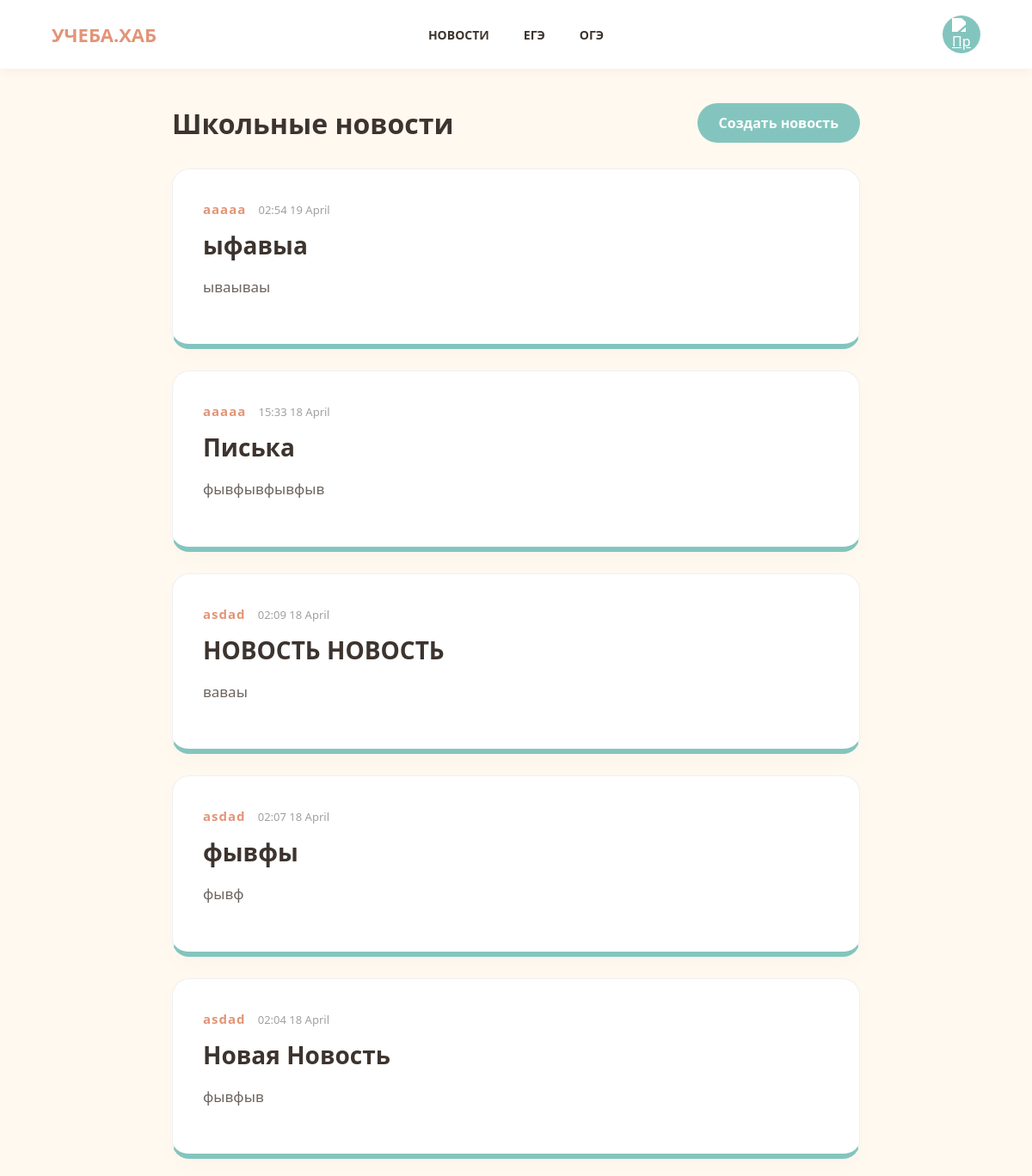
Before: /news (signed in) with the older database file.
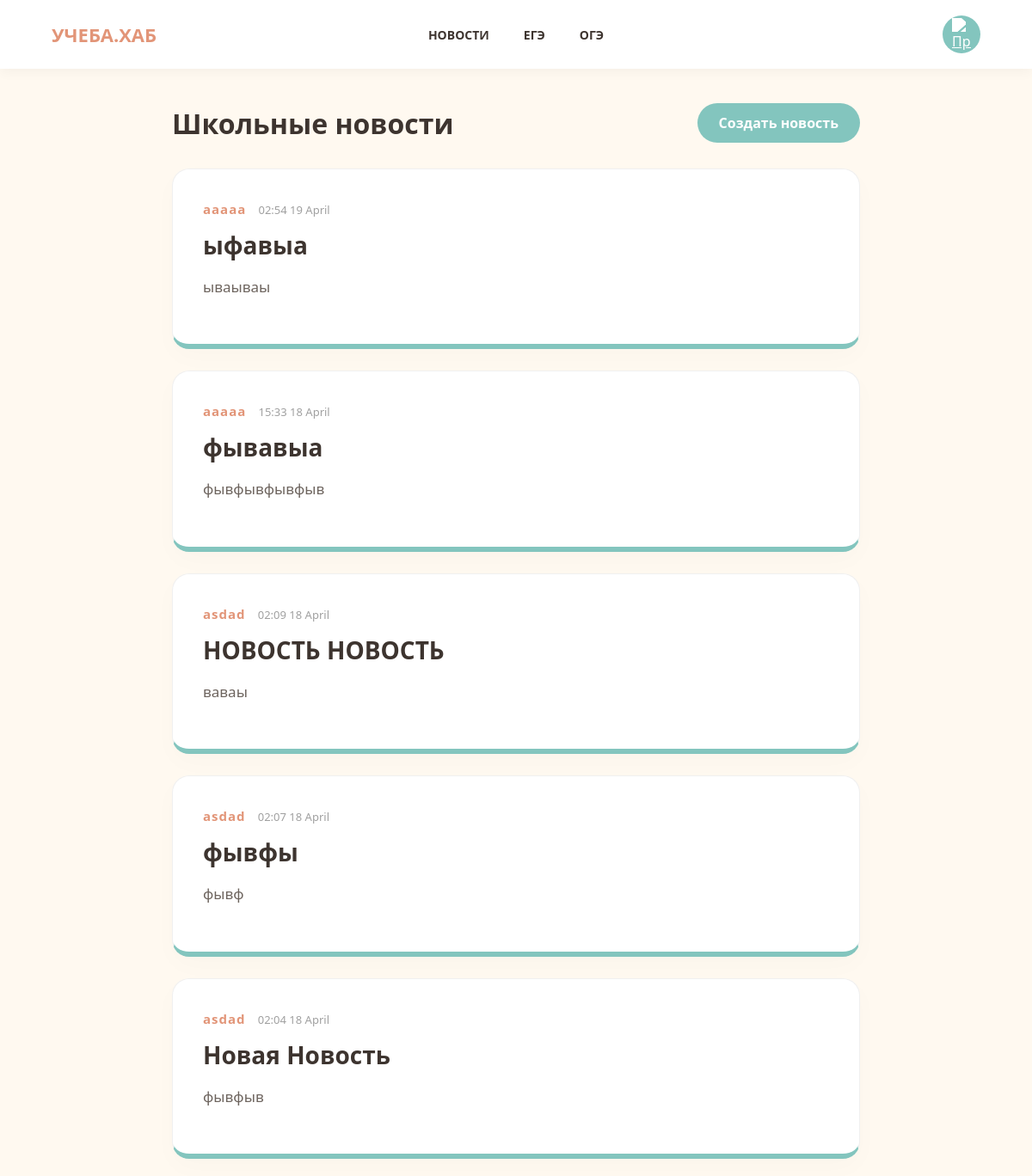
After: the same page with the newer database file.
### data/news.py (models this page shows)
class News(SqlAlchemyBase):
    __tablename__ = 'news'
    id = sqlalchemy.Column(sqlalchemy.Integer,
                           primary_key=True, autoincrement=True)
    title = sqlalchemy.Column(sqlalchemy.String, nullable=True)
    content = sqlalchemy.Column(sqlalchemy.String, nullable=True)
    public_date = sqlalchemy.Column(sqlalchemy.DateTime,
                                     default=datetime.datetime.now)
    author = sqlalchemy.Column(sqlalchemy.String, nullable=True)

### main.py (the view)
@app.route('/news')
@login_required
def news():
    db_sess = db_session.create_session()
    news = db_sess.query(News).order_by(News.public_date.desc()).all()
    return render_template('news.html', news=news)

### data/db_session.py (called while the page is built)
def create_session() -> Session:
    global __factory
    return __factory()

### main.py (called while the page is built)
@login_manager.user_loader
def load_user(user_id):
    db_sess = db_session.create_session()
    return db_sess.get(User, user_id)

### templates/news.html (shortened to what this page needs)
<!DOCTYPE html>
<html lang="ru">
<head>
    <link rel="stylesheet" href="{{ url_for('static', filename='news.css') }}">
</head>
<body>
    <header class="header_strip">
        <a href="/" class="logo">УЧЕБА.ХАБ</a>
        <nav class="nav_links">
            <a href="/news">Новости</a>
            <a href="/ege">ЕГЭ</a>
            <a href="/oge">ОГЭ</a>
        </nav>
        <div class="auth_box">
            <a href="/dashboard" class="profile_btn">
                <img src="https://cdn-icons-png.flaticon.com/512/1144/1144760.png" alt="Профиль">
            </a>
        </div>
    </header>
    <div class="nav_spacer"></div>
    <main class="feed_wrapper">
        <div class="feed_header">
            <h1 class="page_title">Школьные новости</h1>
            <a href="/add_news" class="create_news_btn">Создать новость</a>
        </div>
        <div class="news_container">
            {% for item in news %}
                <article class="post_card">
                    <div class="post_header">
                        <span class="post_author">{{ item.author }}</span>
                        <span class="post_date">{{ item.public_date.strftime('%H:%M %d %B') }}</span>
                    </div>
                    <div class="post_body">
                        <h2 class="post_title">{{ item.title }}</h2>
                        <p class="post_text">
                            {{ item.content }}
                        </p>
                    </div>
                </article>
            {% else %}
                <p style="text-align: center; color: #6d645e;">Новостей пока нет. Будьте первым!</p>
            {% endfor %}
        </div>
    </main>
</body>
</html>

Changed rows visible on the page:
changed News "фывфывфывфыв": title "Писька" → "фывавыа"
